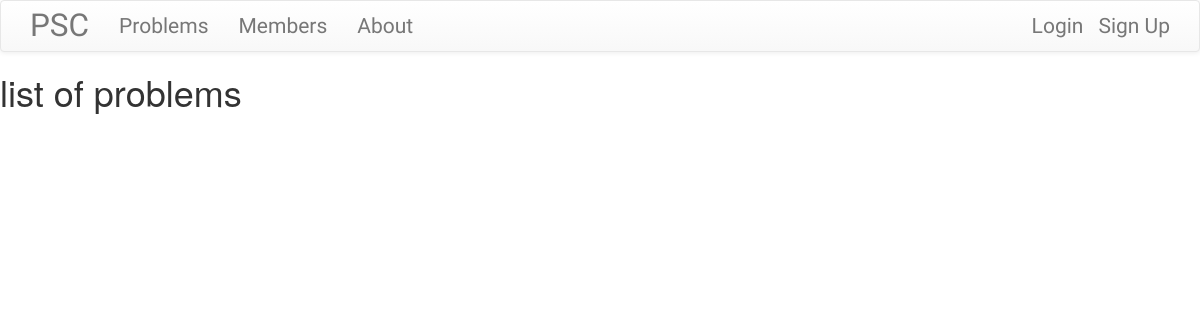
Page /problems/ on the earlier database version.
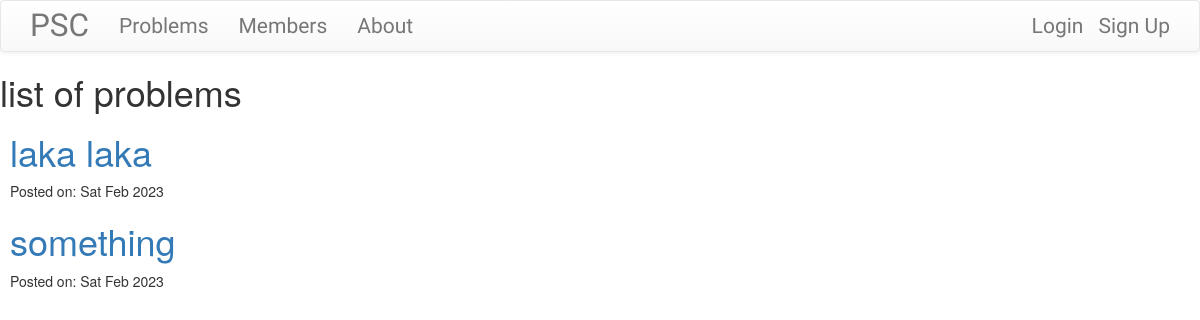
Same page on the later database version.
### problems/models.py (models this page shows, shortened)
class Problem(models.Model):
    problem_type_choices = (
        ('c','Confidential'),
        ('sc','Semi-confidential'),
        ('p','Public')
    )
    problem_category_choices = (
        ('agriculture','Agriculture'),
        ('computer_science','Computer Science'),
        ('social_studies','Social Studies'),
        ('environment','Environmental Science'),
        ('mathematics','Mathematics'),
        ('engineering','Engineering'),
        ('physics','physics'),
        ('chemistry','chemistry'),
        ('other','Other')
    )
    author = models.ForeignKey('accounts.CustomUser', on_delete=models.CASCADE)
    title = models.CharField(max_length=200)
    problem_category = models.CharField(choices=problem_category_choices, max_length=50, default='other', verbose_name="Category of the problem")
    problem_brief = models.TextField()
    problem_reward = models.IntegerField(verbose_name='Prize money for providing the solution ')
    problem_description = models.TextField()
    created_date = models.DateTimeField(default=timezone.now)
    published_date = models.DateTimeField(blank=True, null=True)

### problems/views.py (the view)
# urls.py: path("", views.ProblemListView.as_view(), name="problem_list"),
class ProblemListView(ListView):
    model = Problem
    template_name = "problem_list.html"
    def get_queryset(self):
        return Problem.objects.filter(published_date__lte = timezone.now()).order_by('-published_date')

### problems/templates/problems/problem_list.html (shortened to what this page needs)
{% extends 'base.html' %}
{% block content %}
    <div class="centerstage">
        <h1> list of problems </h1>
        {% for problem in problem_list %}
            <div class="problem_card">
                <h1> <a href="{% url 'problems:problem_detail' pk=problem.pk %}"> {{problem.title}} </a></h1>
                <div class="date">
                    <p> Posted on: {{problem.published_date|date:"D M Y"}}</p>
                </div>
            </div>
        {% endfor %}
    </div>
{% endblock content %}

Differences in the rows shown:
added Problem: title "laka laka", published_date "Sat Feb 2023"
added Problem: title "something", published_date "Sat Feb 2023"
